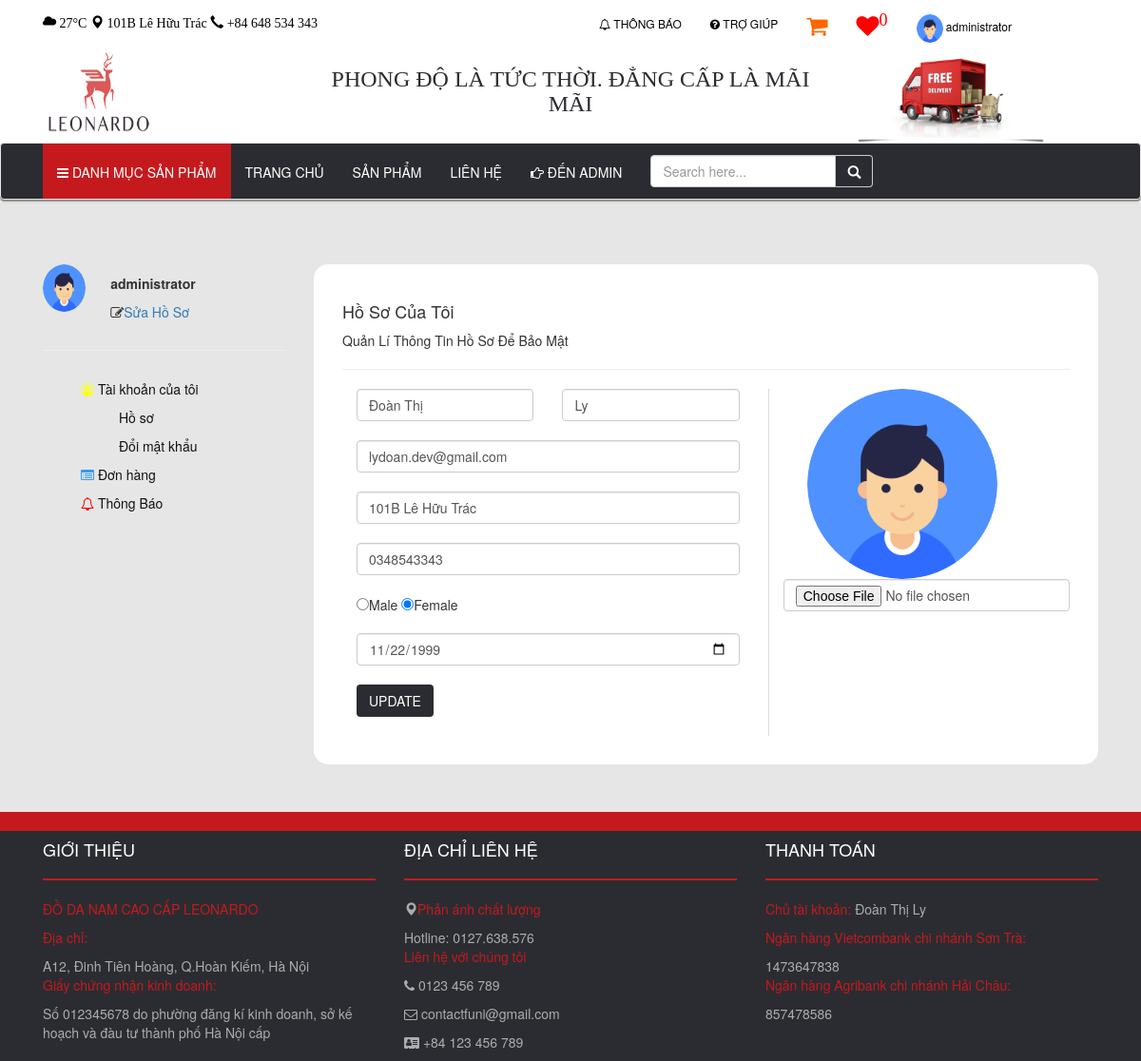
The page /profile.php (signed in) on the database its author committed.
### tables this page shows
CREATE TABLE `users`(
	`username` VARCHAR(50) NOT NULL PRIMARY KEY,
	`password` VARCHAR(255) NOT NULL,
	`avatar_url` VARCHAR(255),
	`first_name` VARCHAR(50) NOT NULL,
	`last_name` VARCHAR(50) NOT NULL,
	`birthday` DATE,
	`gender` VARCHAR(10),
	`email` VARCHAR(100),
	`address` VARCHAR(100),
	`phone` VARCHAR(11),
	`creation_date` DATETIME,
	`u_role` VARCHAR(50) NOT NULL,
	`last_access` DATE,
	`is_active` BOOLEAN NOT NULL,
    `delete_at` date
);

### function.php (called while the page is built, shortened)
<?php
	class user
	{
		function showInfo($connect, $username){
			$sql = "SELECT * FROM users WHERE username = '" . $username . "'";
			$result = $connect->query($sql);
			if ($result->num_rows > 0) {
				$row = $result->fetch_assoc();
				return $row;
			}
			return 0;
		}
	}
?>

### profile.php (the view, shortened to what this page needs)
<?php
	include "function.php";
	$user = new user();
	$info = $user->showInfo($connect, $_SESSION['username']);
?>
<!DOCTYPE html>
<html>
<head>
	<link rel="stylesheet" href="https://maxcdn.bootstrapcdn.com/bootstrap/3.3.7/css/bootstrap.min.css">
	<link rel="stylesheet" href="https://cdnjs.cloudflare.com/ajax/libs/font-awesome/4.7.0/css/font-awesome.min.css">
	<link rel="stylesheet" type="text/css" href="style.css">
</head>
<body>
<?php include "header.php" ;
?>
<div class="profile">
	<div class="container">
		<div class="content">
			<div class="col-lg-3 col-md-3 col-sm-3 col-xs-3">
				<div class="acount">
					<div class="row">
						<div class="col-lg-3 col-md-3 col-sm-3 col-xs-3">
							<img src="<?php echo $info['avatar_url']; ?>">
						</div>
						<div class="col-lg-9 col-md-9 col-sm-9 col-xs-9">
							<p style="padding-top: 10px;"><b><?php echo $username; ?></b></p>
							<span><i class="fa fa-pencil-square-o "></i></span><a href="" style="text-decoration: none">Sửa Hồ Sơ</a>
						</div>
					</div>
				</div>
				<hr>
				<ul>
					<li class="dropdown">
						<a href="profile.php"><span><i class="fa  fa-user-circle-o" style="color: #ffff1a;"></i></span> Tài khoản của tôi</a>
	          <ul class="">
	            <li><a href="#profile" data-toggle="tab" aria-expanded="true" class="active">Hồ sơ</a></li>
	            <li><a href="#changePass" data-toggle="tab" aria-expanded="true">Đổi mật khẩu</a></li>
	          </ul>
					</li>
					<li><a href="#order" data-toggle="tab" aria-expanded="true"><span><i class="fa fa-list-alt" style="color: #3399ff;"></i></span> Đơn hàng</a></li>
					<li><a href="#" data-toggle="tab" aria-expanded="true"><span><i class="fa fa-bell-o" style="color: red;"></i></span> Thông Báo</a></li>
				</ul>
			</div>
			<div class="col-lg-9 col-md-9 col-sm-9 col-xs-9">
				<div class="info">
					<div class="tab-content">
						<div id="profile" class="tab-pane active">
              <h4>Hồ Sơ Của Tôi</h4>
							Quản Lí Thông Tin Hồ Sơ Để Bảo Mật
							<hr>
							<form method="POST" action="" enctype="multipart/form-data">
								<div class="row">
									<div class="col-lg-7 col-md-7 col-sm-7 col-xs-7" style="border-right: 1px solid #d9d9d9;">
										<div class="col-lg-6 col-md-6 col-sm-6 col-xs-6 home">
											<input type="text" name="last_name" class="form-control" placeholder="Họ" value="<?php echo $info['last_name'] ;?>" required>
										</div>
										<div class="col-lg-6 col-md-6 col-sm-6 col-xs-6 home">
											<input type="text" name="first_name" class="form-control" placeholder="Tên" value="<?php echo $info['first_name'] ;?>" required>
										</div>
										<div class="col-lg-12 col-md-12 col-sm-12 col-xs-12 home">
											<input type="text" name="email" class="form-control" placeholder="Email" value="<?php echo $info['email'] ;?>" required>
										</div>
										<div class="col-lg-12 col-md-12 col-sm-12 col-xs-12 home">
											<input type="text" name="address" class="form-control" placeholder="Địa chỉ" value="<?php echo $info['address'] ;?>" required>
										</div>
										<div class="col-lg-12 col-md-12 col-sm-12 col-xs-12 home">
											<input type="text" name="phone" class="form-control" placeholder="Số điện thoại" value="<?php echo $info['phone'] ;?>" required>
										</div>
										<div class="col-lg-12 col-md-12 col-sm-12 col-xs-12 home">
											<input type="radio" name="gender" value="Male" <?php if ($info['gender']=="Male") { echo "checked";} ?> >Male
											<input type="radio" name="gender" value="Female" <?php if ($info['gender']=="Female") { echo "checked";} ?> >Female
										</div>
										<div class="col-md-12 home">
											<input type="date" name="birthday" class="form-control" value="<?php echo $info['birthday']; ?>">
										</div>
										<div class="col-lg-12 col-md-12 col-sm-12 col-xs-12 home">
											<button class="btn" name="update">UPDATE</button>
										</div>
									</div>
									<div class="col-lg-5 col-md-5 col-sm-5 col-xs-5">
										<img class="avatar" src="<?php echo $info['avatar_url']; ?>">
										<input type="file" name="file" class="form-control home">
									</div>
								</div>
							</form>
          	</div>
					</div>
				</div>
			</div>
		</div>
	</div>
</div>
<?php include "footer.php" ;?>
</body>
</html>

### style.css (style rules this page uses)
.home { margin-bottom: 20px; }
.btn { background: #2b2c31; color: #FFFFFF; }
.info { margin-top: 15px; }
.content { margin-top: 200px; }
.profile { margin-top: 213px; background: #e6e6e6; }
.profile ul { list-style: none; }
.profile ul a { color: #111; }
.profile ul li { padding-top: 10px; }
.profile .content { margin-top: 50px; }
.profile .acount { margin-bottom: 30px; margin-top: 15px; }
.profile .info { padding: 30px; background: #fff; margin-bottom: 50px; border-radius: 15px; }
.acount img { -webkit-border-radius:100%; -moz-border-radius:100%; border-radius:100%; -webkit-transform:translateZ(0); -moz-transform:translateZ(0); -ms-transform:translateZ(0); -o-transform:translateZ(0); width:70px; height: 75px; margin-top: 0px; }
.info .avatar { -webkit-border-radius:100%; -moz-border-radius:100%; border-radius:100%; -webkit-transform:translateZ(0); -moz-transform:translateZ(0); -ms-transform:translateZ(0); -o-transform:translateZ(0); width:245px; height: 250px; margin-left: 25px; }
@media screen and (max-width: 1200px) { .acount img { width: 45px; height: 50px; } }
@media screen and (max-width: 1200px) { .info .avatar { width: 200px; height: 200px; } }

### rows shown on the page
users: avatar_url (picture), last_name "Đoàn Thị", first_name "Ly", email "lydoan.dev@gmail.com", address "101B Lê Hữu Trác", phone "0348543343", gender "☑", birthday "11/22/1999"

### other values the page prints
$_SESSION['loves'] "0"
$username "administrator"
